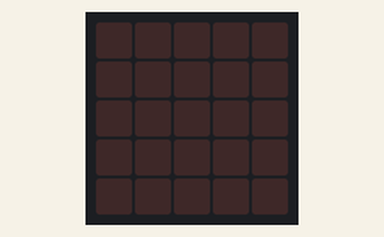
The program below on a simulated BBC micro:bit (MakeCode). On the bench: the board's 5×5 LED display.

Above: at 0.1 s.
At 1.45 s:
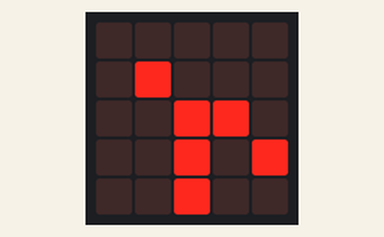
At 1.85 s:
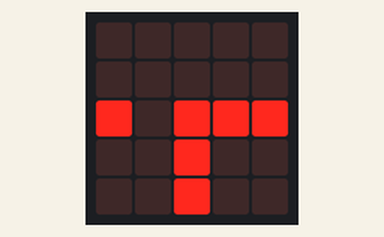

Measured:
- by itself, everything shown: repeats every 2.5 s, in 3 steps
- what the display in image 1 shows lasts 0.4 s, from 1.3 s to 1.7 s

The program:

main.ts
```typescript
basic.forever(function () {
    music.rest(music.beat(BeatFraction.Whole))
    basic.showString("")
    basic.showLeds(`
        . . . . .
        . # . . .
        . . # # .
        . . # . #
        . . # . .
        `)
    basic.showLeds(`
        . . . . .
        . . . . .
        # . # # #
        . . # . .
        . . # . .
        `)
    basic.showLeds(`
        . . . . .
        . . . . .
        . . . . .
        . . . . .
        . . . . .
        `)
})
```

test.ts
```typescript
// testes vão aqui; isto não será compilado quando este pacote for usado como uma extensão.
```
